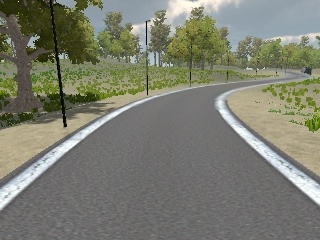
#> input picture get_data_image_angle/scripts/data/realImage/5.jpg, 320 x 240 px, found by its file name
$ python draw_line_function.py
#> lines starting #> are read from the running program, lines starting #| are printed output that depends on the picture
import cv2
import numpy as np
#autho tong minh duc
import matplotlib.pyplot as plt
#sudo apt install python-sklearn
from sklearn.linear_model import LinearRegression
from sklearn.preprocessing import PolynomialFeatures
import os

#list_images_path = os.listdir("/home/phucxo/catkin_ws/src/semantic_segmentation/opencv-semantic-segmentation/images_segmented")
image_path = 'images_segmented/5.jpg'

image = cv2.imread(image_path)
#> image is the input picture: shape (240, 320, 3); mean B, G, R 111.2, 125.4, 123.6


def detect_line(image):
    img = image
    img[img[:, :, 0] > 100] = np.array([255, 255, 255])
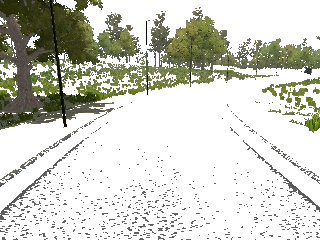
#> img: shape (240, 320, 3); mean B, G, R 199, 208.8, 207.5
    img[img[:, :, 0] < 100] = np.array([0, 0, 0])
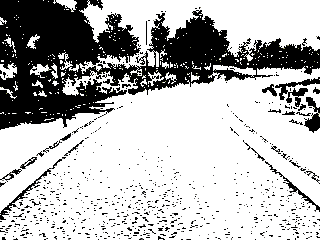
#> img: shape (240, 320, 3); mean B, G, R 182, 182.1, 182.1

    x, y = [], []

    #thay range de thay height cua anh
    for index in range(80, img.shape[0], 5):
        temp = []
        for i in range(img.shape[1]):
            if np.array_equal(img[index, i, :], np.array([255, 255, 255])):
                temp.append(i)

        try:
            y.append(temp[len(temp) // 2])
            x.append(index)
        except:
            continue
#> after the loop, x = 32 values from 80 to 235

    x = np.array(x)
    y = np.array(y)

    x = x[:, np.newaxis]
    y = y[:, np.newaxis]

    polynomial_features = PolynomialFeatures(degree=2)
    x_poly = polynomial_features.fit_transform(x)

    # model
    model = LinearRegression()
    model.fit(x_poly, y)
    y_poly_pred = model.predict(x_poly)

    a = model.coef_[0][2]
    b = model.coef_[0][1]
    c = model.intercept_[0]

    y_poly_pred_1 = a * x ** 2 + b * x + c

    print(a)
    print(b)
    print(c)

    # [4 lines of commented-out code are left out]
    return y_poly_pred_1.reshape(-1), x.reshape(-1)


#print("image_path ",image)
#image_segment = "/home/phucxo/catkin_ws/src/semantic_segmentation/opencv-semantic-segmentation/images_segmented/" + image_path
list_y, list_x = detect_line(image)
#> list_y = 32 values, max 219.5 at index 0, min 157 at index 21, mean 173.3; list_x = 32 values from 80 to 235

#real_image_path = "/home/phucxo/catkin_ws/src/semantic_segmentation/opencv-semantic-segmentation/images/" + image_path

#showImage = cv2.imread(real_image_path)
#segmentImage = cv2.imread(image_segment)

plt.figure()
plt.imshow(image)
plt.plot(list_y, list_x, '-r')
plt.show()
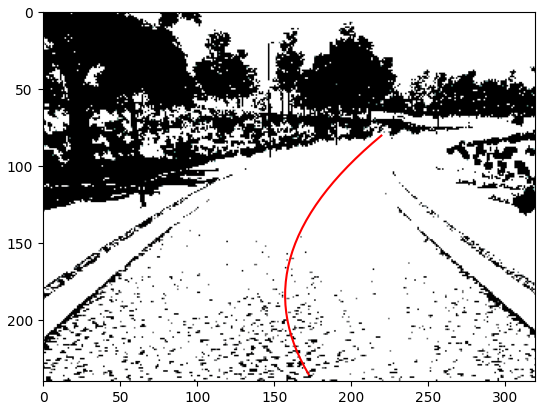
#> figure drawn by matplotlib, 1 panel; B, G, R data is drawn as R, G, B


# [10 lines of commented-out code are left out]
